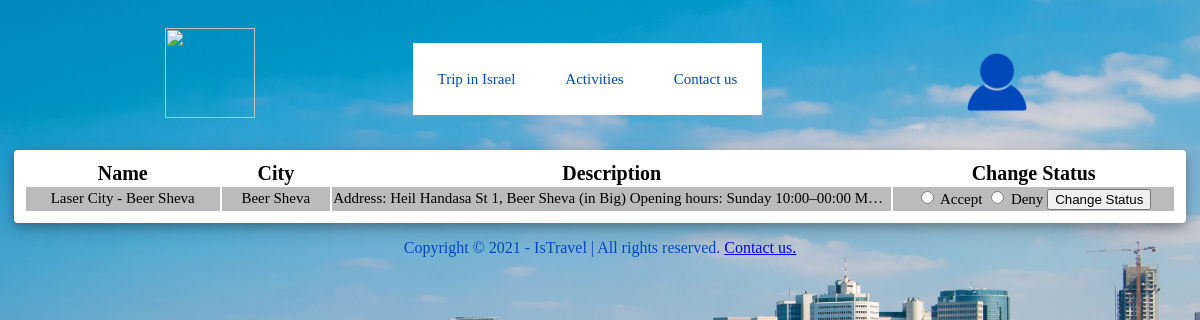
Screenshot of /suggested_activity_page.php with the database file from the repository.
### tables this page shows
CREATE TABLE `activities` (
  `Id` int(11) NOT NULL,
  `email` varchar(255) NOT NULL,
  `activity_name` varchar(255) NOT NULL,
  `city` varchar(255) NOT NULL,
  `description` text NOT NULL,
  `image` varchar(255) NOT NULL,
  `status` varchar(255) NOT NULL
);

### suggested_activity_page.php (the view, shortened to what this page needs)
<!DOCTYPE html>
<html lang="fr" dir="ltr">
	<head>
	</head>
	<body>
		<header>
			<?php require_once 'header.php'; ?>
		</header>
		<main>
			<content>
        <table>
          <th>Name</th>
          <th>City</th>
          <th>Description</th>
          <th>Change Status</th>
        <?php
					$q = $db->prepare("SELECT * FROM activities WHERE status=:status ORDER BY Id DESC LIMIT 50");
					$q->execute([
						'status' => 'In progress'
					]);
					$result = $q->fetchall();
					foreach ($result as $res) {
            ?>
              <tr id="activtiy_table" class="activtiy_table">
                <td id="activity_name">	<?php echo $res['activity_name'];	?>	</td>
                <td id="activity_city">	<?php echo $res['city'];	?>	</td>
                <td id="activity_description">	<?php echo $res['description'];	?>	</td>
                <td id="change_status">
                  <form method="post">
                    <input type="radio" name="status" value="Accepted" id="Accepted" required>
            				<label for="Accepted" id="acc">Accept</label>
            				<input type="radio" name="status" value="Denied" id="Denied">
            				<label for="Denied" id="deny">Deny</label>
                    <input type="submit" name="formsend_change_status_activty" class="formsend_change_status_activty" id="formsend_change_status_activty" value="Change Status">
                  </form>
                </td>
              </tr>
            <?php
					}
        ?>
        </table>
      </content>
    </main>
    <footer>
      <?php require_once 'footer.php'; ?>
    </footer>
  </body>
</html>

### suggested_activity_page.php (style rules this page uses)
table { margin-top:30px; padding:10px; text-align:center; background-color: white; box-shadow: 0 4px 8px 0 rgba(0, 0, 0, 0.2), 0 6px 20px 0 rgba(0, 0, 0, 0.19); width:99%; margin: auto; height: fit-content; overflow:hidden; border-radius: 4px; line-height: 130%; }
th { font-family:'sporo'; font-size :20px; margin:15px; }
td { color:black; font-size :15px; }
table td { overflow: hidden; text-overflow: ellipsis; white-space: nowrap; }
.activtiy_table { background-color:rgb(187, 187, 187); }
#activity_name { max-width: 200px; }
#activity_city { min-width: 80px; max-width: 80px; }
#activity_description { max-width: 420px; }
#change_status { min-width: 210px; max-width: 210px; }

### header.php (style rules this page uses)
body { background-image: url("/IsTravel/img/wallpaper.jpg"); background-repeat: no-repeat; background-attachment: fixed; background-size: cover; }

### rows the page displays
activities: activity_name "Laser City - Beer Sheva", city "Beer Sheva", description "Address: Heil Handasa St 1, Beer Sheva (in Big) Opening hours: Sunday 10:00–00:00 M…"
